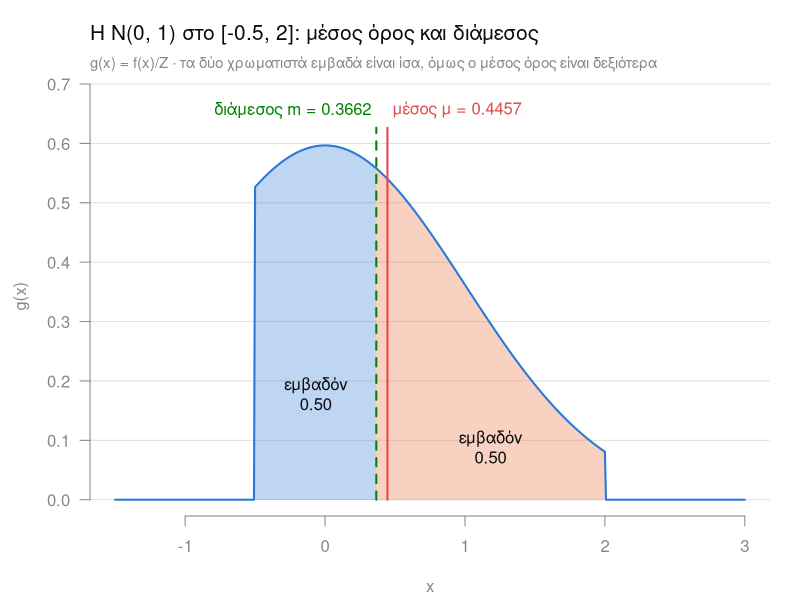

Generate this figure with R:
# Τυπική κανονική κατανομή N(0, 1) περιορισμένη σε διάστημα [a, b]:
# υπολογισμός μέσου όρου και διαμέσου με ολοκληρώματα.

# Το διάστημα (άλλαξέ το όπως θέλεις)
a <- -0.5
b <- 2

# Συνάρτηση πυκνότητας πιθανότητας της N(0, 1)
f <- function(x) (1 / sqrt(2 * pi)) * exp(-x^2 / 2)

# 1. Εμβαδόν κάτω από την καμπύλη στο [a, b]: Z = ∫_a^b f(x) dx
#    Διαιρώντας με το Z, η f γίνεται πυκνότητα με ολικό εμβαδόν 1 στο [a, b].
Z <- integrate(f, a, b)$value
g <- function(x) f(x) / Z
cat(sprintf("Διάστημα       [a, b] = [%g, %g]\n", a, b))
cat(sprintf("Εμβαδόν        Z = ∫_a^b f(x) dx   = %.6f\n", Z))
cat(sprintf("Έλεγχος        ∫_a^b g(x) dx       = %.6f\n", integrate(g, a, b)$value))

# 2. Μέσος όρος: μ = ∫_a^b x·g(x) dx
mu <- integrate(function(x) x * g(x), a, b)$value
cat(sprintf("Μέσος όρος     μ = ∫_a^b x·g(x) dx = %.6f\n", mu))

# 3. Διάμεσος: η τιμή m στο [a, b] για την οποία ∫_a^m g(x) dx = 0.5
G <- function(m) integrate(g, a, m)$value
m <- uniroot(function(m) G(m) - 0.5, interval = c(a, b), tol = 1e-10)$root
cat(sprintf("Διάμεσος       m : ∫_a^m g = 0.5  → m = %.6f\n", m))

# 4. Μέση απόλυτη απόκλιση: ο μέσος όρος της νέας ποσότητας |x − μ|,
#    με την ίδια πυκνότητα g ως βάρος: E|X − μ| = ∫_a^b |x − μ|·g(x) dx
mad <- integrate(function(x) abs(x - mu) * g(x), a, b, rel.tol = 1e-10)$value
cat(sprintf("Μέση απόλ. απόκλιση ∫_a^b |x − μ|·g(x) dx = %.6f\n", mad))

# Επαλήθευση με τους γνωστούς κλειστούς τύπους (dnorm/pnorm/qnorm)
mu_exact  <- (dnorm(a) - dnorm(b)) / (pnorm(b) - pnorm(a))
m_exact   <- qnorm((pnorm(a) + pnorm(b)) / 2)
mad_exact <- 2 * (mu * (pnorm(mu) - pnorm(a)) - (dnorm(a) - dnorm(mu))) / Z
cat(sprintf("\nΕπαλήθευση:    μ (τύπος) = %.6f,  m (τύπος) = %.6f,  απόλ. απόκλιση (τύπος) = %.6f\n",
            mu_exact, m_exact, mad_exact))

# Χρώματα (ίδια με τα άλλα scripts)
col_ink    <- "#0b0b0b"
col_muted  <- "#898781"
col_grid   <- "#e1e0d9"
col_fn     <- "#2a78d6"   # πυκνότητα, μισό εμβαδόν αριστερά του διαμέσου
col_dist   <- "#eb6834"   # μισό εμβαδόν δεξιά του διαμέσου
col_mean   <- "#e34948"
col_median <- "#008300"
fade <- function(col, a) adjustcolor(col, alpha.f = a)

# Γράφημα: η κανονικοποιημένη g(x) στο [a, b], τα δύο μισά του εμβαδού,
# ο διάμεσος που τα χωρίζει και ο μέσος όρος
png("normal_mean_median_interval.png", width = 1200, height = 650, res = 110)
par(mar = c(4.2, 4.5, 3.8, 1.5), col.lab = col_muted)
xlim <- c(-1.5, 3)
g0   <- function(x) ifelse(x >= a & x <= b, g(x), 0)   # 0 έξω από το [a, b]
x    <- sort(c(seq(xlim[1], xlim[2], length.out = 500), a, b))
ymax <- max(g0(x))
plot(NA, xlim = xlim, ylim = c(0, ymax * 1.15), axes = FALSE, xlab = "x", ylab = "g(x)", main = "")
title(main = sprintf("Η N(0, 1) στο [%g, %g]: μέσος όρος και διάμεσος", a, b),
      adj = 0, line = 1.8, font.main = 1, cex.main = 1.25, col.main = col_ink)
mtext("g(x) = f(x)/Z · τα δύο χρωματιστά εμβαδά είναι ίσα, όμως ο μέσος όρος είναι δεξιότερα",
      side = 3, line = 0.2, adj = 0, cex = 0.9, col = col_muted)
abline(h = axTicks(2), col = col_grid)
axis(1, col = col_muted, col.axis = col_muted)
axis(2, las = 1, col = col_muted, col.axis = col_muted)
xl <- seq(a, m, length.out = 300)
xr <- seq(m, b, length.out = 300)
polygon(c(a, xl, m), c(0, g(xl), 0), col = fade(col_fn, 0.3), border = NA)
polygon(c(m, xr, b), c(0, g(xr), 0), col = fade(col_dist, 0.3), border = NA)
lines(x, g0(x), col = col_fn, lwd = 2)
text((a + m) / 2, 0.3 * g((a + m) / 2), sprintf("εμβαδόν\n%.2f", G(m)), col = col_ink)
text((m + b) / 2, 0.3 * g((m + b) / 2), sprintf("εμβαδόν\n%.2f", 1 - G(m)), col = col_ink)
segments(m, 0, m, ymax * 1.05, col = col_median, lwd = 2, lty = 2)
segments(mu, 0, mu, ymax * 1.05, col = col_mean, lwd = 2)
# Ετικέτες: ο μεγαλύτερος από τους δύο δεξιά της γραμμής του, ο μικρότερος αριστερά
text(m,  ymax * 1.1, sprintf("διάμεσος m = %.4f ", m), adj = if (m <= mu) 1 else 0, col = col_median)
text(mu, ymax * 1.1, sprintf(" μέσος μ = %.4f", mu),   adj = if (m <= mu) 0 else 1, col = col_mean)
invisible(dev.off())
cat("Το γράφημα αποθηκεύτηκε στο normal_mean_median_interval.png\n")
